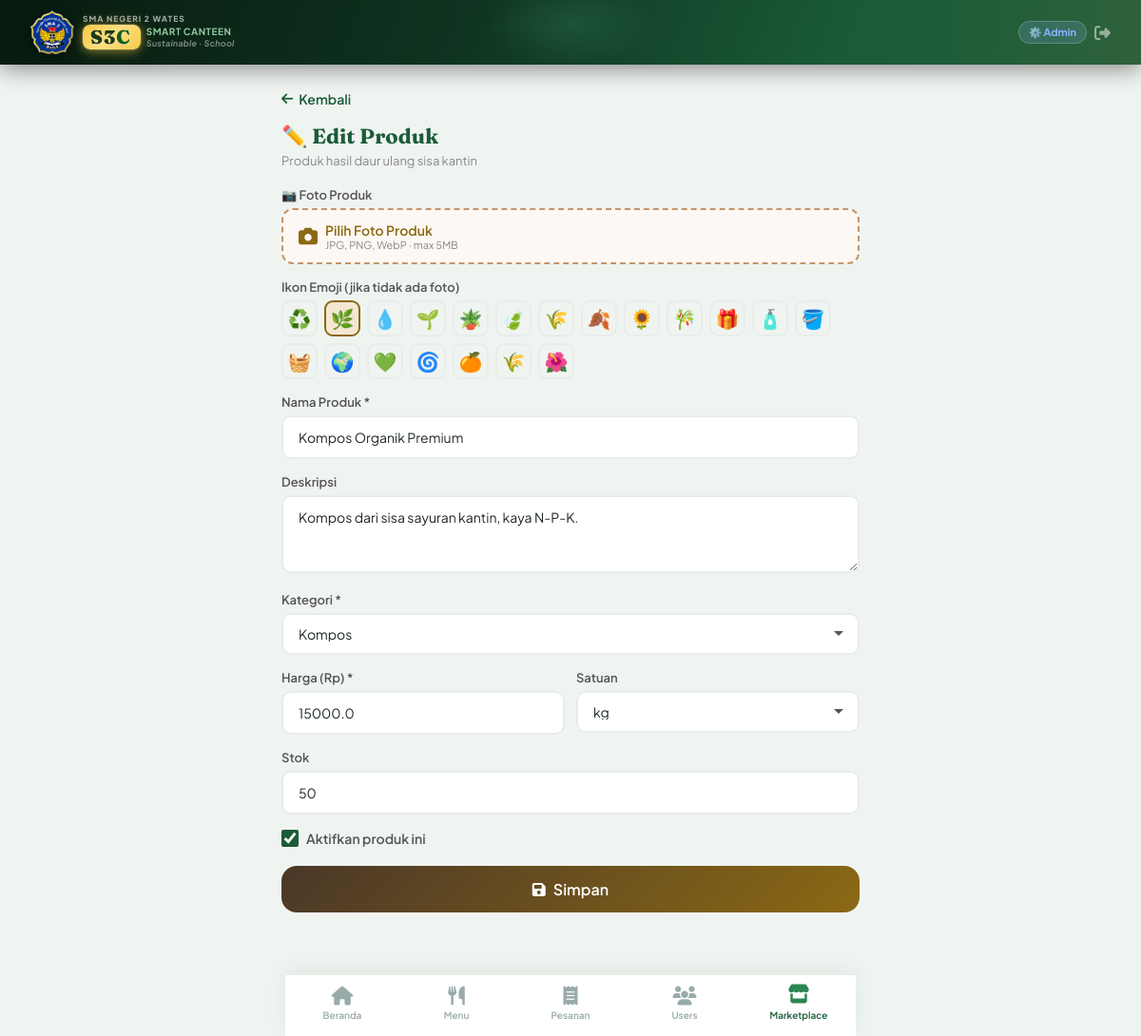
The app's page /admin/marketplace/edit/1 (signed in) with its own data.
### tables this page shows
CREATE TABLE marketplace_items (
            id INTEGER PRIMARY KEY AUTOINCREMENT,
            name TEXT NOT NULL, description TEXT, category TEXT,
            price REAL DEFAULT 0, unit TEXT DEFAULT 'pcs', stock INTEGER DEFAULT 0,
            image_emoji TEXT DEFAULT '♻️', image_file TEXT,
            seller_id INTEGER, is_available INTEGER DEFAULT 1,
            created_at TEXT DEFAULT (datetime('now'))
        );

### app.py (the view, shortened to what this page needs)
@app.route('/admin/marketplace/edit/<int:item_id>', methods=['GET','POST'])
def admin_edit_marketplace(item_id):
    if 'user_id' not in session or session['role'] != 'admin': return redirect(url_for('login'))
    item = query_db('SELECT * FROM marketplace_items WHERE id=?',[item_id],one=True)
    if not item: return redirect(url_for('admin_marketplace'))
    return render_template('admin/marketplace_form.html', item=item)

### app.py (called while the page is built)
def get_db():
    db = getattr(g, '_database', None)
    if db is None:
        db = g._database = sqlite3.connect(DATABASE)
        db.row_factory = sqlite3.Row
        db.execute("PRAGMA foreign_keys = ON")
    return db

@app.teardown_appcontext
def close_connection(exc):
    db = getattr(g, '_database', None)
    if db: db.close()

def query_db(q, args=(), one=False, commit=False):
    db = get_db()
    cur = db.execute(q, args)
    if commit:
        db.commit()
        return cur.lastrowid
    rv = cur.fetchall()
    return (rv[0] if rv else None) if one else rv

### templates/admin/marketplace_form.html (shortened to what this page needs)
{% extends 'base.html' %}
{% block content %}
<div style="padding:16px 16px 0;">
    <a href="{{ url_for('admin_marketplace') }}" style="display:inline-flex;align-items:center;gap:6px;color:#1a5c38;font-size:14px;font-weight:600;text-decoration:none;">
        <i class="fas fa-arrow-left"></i> Kembali
    </a>
</div>
<div style="padding:16px;">
    <div style="font-family:'Fraunces',serif;font-size:22px;font-weight:700;color:#1a5c38;margin-bottom:4px;">
        {{ '✏️ Edit Produk' if item else '➕ Tambah Produk' }}
    </div>
    <div style="font-size:13px;color:#888;margin-bottom:20px;">Produk hasil daur ulang sisa kantin</div>
    <form method="POST" enctype="multipart/form-data">
        <div class="form-group">
            <label class="form-label">📷 Foto Produk</label>
            <label for="image_file" style="display:flex;align-items:center;gap:8px;padding:12px 16px;border:2px dashed #c4956a;border-radius:12px;cursor:pointer;background:#fdf8f3;">
                <i class="fas fa-camera" style="color:#8b6914;font-size:20px;"></i>
                <div>
                    <div style="font-weight:600;font-size:14px;color:#8b6914;">Pilih Foto Produk</div>
                    <div style="font-size:11px;color:#888;">JPG, PNG, WebP · max 5MB</div>
                </div>
            </label>
        </div>
        <div class="form-group">
            <label class="form-label">Ikon Emoji (jika tidak ada foto)</label>
            <div style="display:flex;gap:7px;flex-wrap:wrap;">
                {% for em in ['♻️','🌿','💧','🌱','🪴','🍃','🌾','🍂','🌻','🎋','🎁','🧴','🪣','🧺','🌍','💚','🌀','🍊','🌾','🌺'] %}
                <label style="cursor:pointer;">
                    <div class="emoji-btn" style="width:38px;height:38px;border-radius:9px;border:2px solid #e8ede9;display:flex;align-items:center;justify-content:center;font-size:20px;transition:all .2s;{% if (item and item.image_emoji==em) or (not item and em=='♻️') %}border-color:#8b6914;background:#f5e6d3;{% endif %}">{{ em }}</div>
                </label>
                {% endfor %}
            </div>
        </div>
        <div class="form-group">
            <label class="form-label">Nama Produk *</label>
            <input type="text" name="name" class="form-control" value="{{ item.name if item else '' }}" required placeholder="Kompos Organik Premium">
        </div>
        <div class="form-group">
            <label class="form-label">Deskripsi</label>
            <textarea name="description" class="form-control" rows="3" placeholder="Deskripsi produk...">{{ item.description if item else '' }}</textarea>
        </div>
        <div class="form-group">
            <label class="form-label">Kategori *</label>
            <select name="category" class="form-control">
                {% for cat,label in [('kompos','Kompos'),('pupuk_cair','Pupuk Cair'),('kerajinan','Kerajinan Daur Ulang'),('lainnya','Lainnya')] %}
                <option value="{{ cat }}" {% if item and item.category==cat %}selected{% endif %}>{{ label }}</option>
                {% endfor %}
            </select>
        </div>
        <div class="grid-2">
            <div class="form-group">
                <label class="form-label">Harga (Rp) *</label>
                <input type="number" name="price" class="form-control" value="{{ item.price if item else '' }}" required placeholder="15000">
            </div>
            <div class="form-group">
                <label class="form-label">Satuan</label>
                <select name="unit" class="form-control">
                    {% for u in ['kg','gram','liter','ml','pcs','paket','botol 500ml','karung 5kg'] %}
                    <option {% if item and item.unit==u %}selected{% endif %}>{{ u }}</option>
                    {% endfor %}
                </select>
            </div>
        </div>
        <div class="form-group">
            <label class="form-label">Stok</label>
            <input type="number" name="stock" class="form-control" value="{{ item.stock if item else 0 }}" placeholder="0">
        </div>
        {% if item %}
        <div style="margin-bottom:20px;">
            <label style="display:flex;align-items:center;gap:8px;cursor:pointer;">
                <input type="checkbox" name="is_available" {% if item.is_available %}checked{% endif %} style="width:18px;height:18px;accent-color:#1a5c38;">
                <span style="font-size:14px;font-weight:600;color:#555;">Aktifkan produk ini</span>
            </label>
        </div>
        {% endif %}
        <button type="submit" class="btn btn-primary btn-block btn-lg" style="background:linear-gradient(135deg,#4a3728,#8b6914);">
            <i class="fas fa-save"></i> {{ 'Simpan' if item else 'Tambah Produk' }}
        </button>
    </form>
</div>
{% endblock %}

### templates/base.html (style rules this page uses)
:root { --forest: #1a5c38; --leaf: #2d8653; --sage: #4caf78; --mint: #a8e6bc; --foam: #e8f5ee; --earth: #8b6914; --clay: #c4956a; --sand: #f5e6d3; --cream: #fdfaf6; --bark: #4a3728; --charcoal: #1e2a1f; --mist: #f0f4f1; --white: #ffffff; --danger: #e05252; --warning: #e8a020; --info: #3a8fd4; --shadow-sm: 0 2px 8px rgba(26,92,56,0.08); --shadow-md: 0 4px 20px rgba(26,92,56,0.12); --shadow-lg: 0 8px 40px rgba(26,92,56,0.16); --radius: 16px; --radius-sm: 10px; --radius-lg: 24px; }
* { margin: 0; padding: 0; box-sizing: border-box; }
html { scroll-behavior: auto; }
body { font-family: 'Plus Jakarta Sans', sans-serif; background: var(--mist); color: var(--charcoal); min-height: 100vh; padding-bottom: 90px; }
.btn { display: inline-flex; align-items: center; gap: 8px; padding: 10px 20px; border-radius: var(--radius-sm); font-family: inherit; font-size: 14px; font-weight: 600; border: none; cursor: pointer; text-decoration: none; transition: all 0.2s; }
.btn-primary { background: var(--forest); color: white; }
.btn-lg { padding: 14px 28px; font-size: 16px; border-radius: var(--radius); }
.btn-block { width: 100%; justify-content: center; }
.form-group { margin-bottom: 16px; }
.form-label { display: block; font-size: 13px; font-weight: 600; color: #555; margin-bottom: 6px; }
.form-control { width: 100%; padding: 12px 16px; border-radius: var(--radius-sm); border: 2px solid #e8ede9; background: var(--white); font-family: inherit; font-size: 14px; color: var(--charcoal); transition: all 0.2s; }
select.form-control { appearance: none; background-repeat: no-repeat; background-position: right 14px center; }
.grid-2 { display: grid; grid-template-columns: 1fr 1fr; gap: 12px; }

### records on screen
marketplace_items: name "Kompos Organik Premium", description "Kompos dari sisa sayuran kantin, kaya N-P-K.", category "Kompos", price "15000.0", unit "kg", stock "50", is_available "☑"

### other values on screen
{{ '✏️ Edit Produk' if item else '➕ Tambah Produk' }} "✏️ Edit Produk"
{{ em }} "♻️" "🌿" "💧" "🌱" "🪴" "🍃" "🌾" "🍂" "🌻" "🎋" "🎁" "🧴" "🪣" "🧺" "🌍" "💚" "🌀" "🍊" "🌾" "🌺"
{{ 'Simpan' if item else 'Tambah Produk' }} "Simpan"
